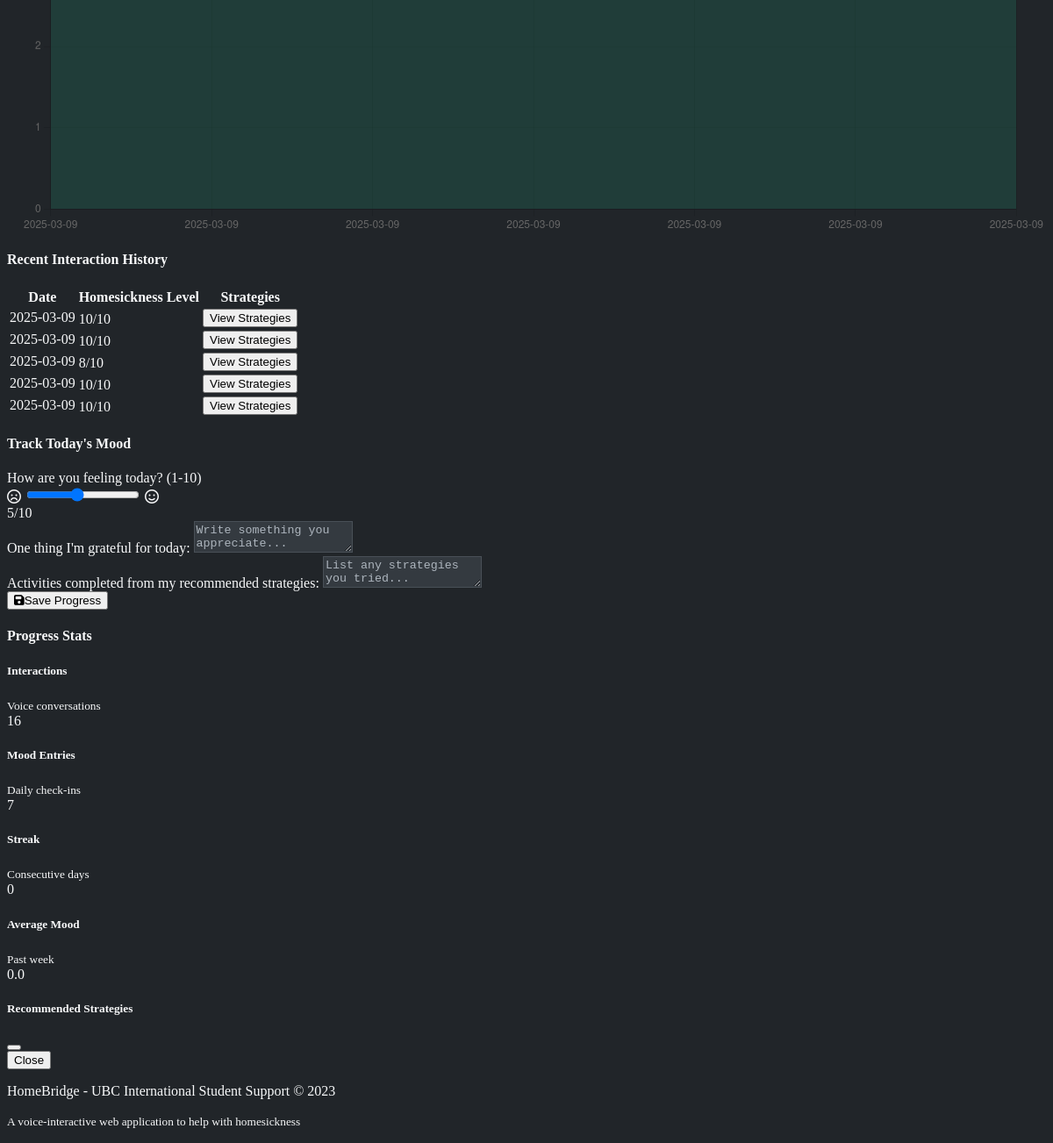
/progress (lower part), run on an earlier commit of the app's database.
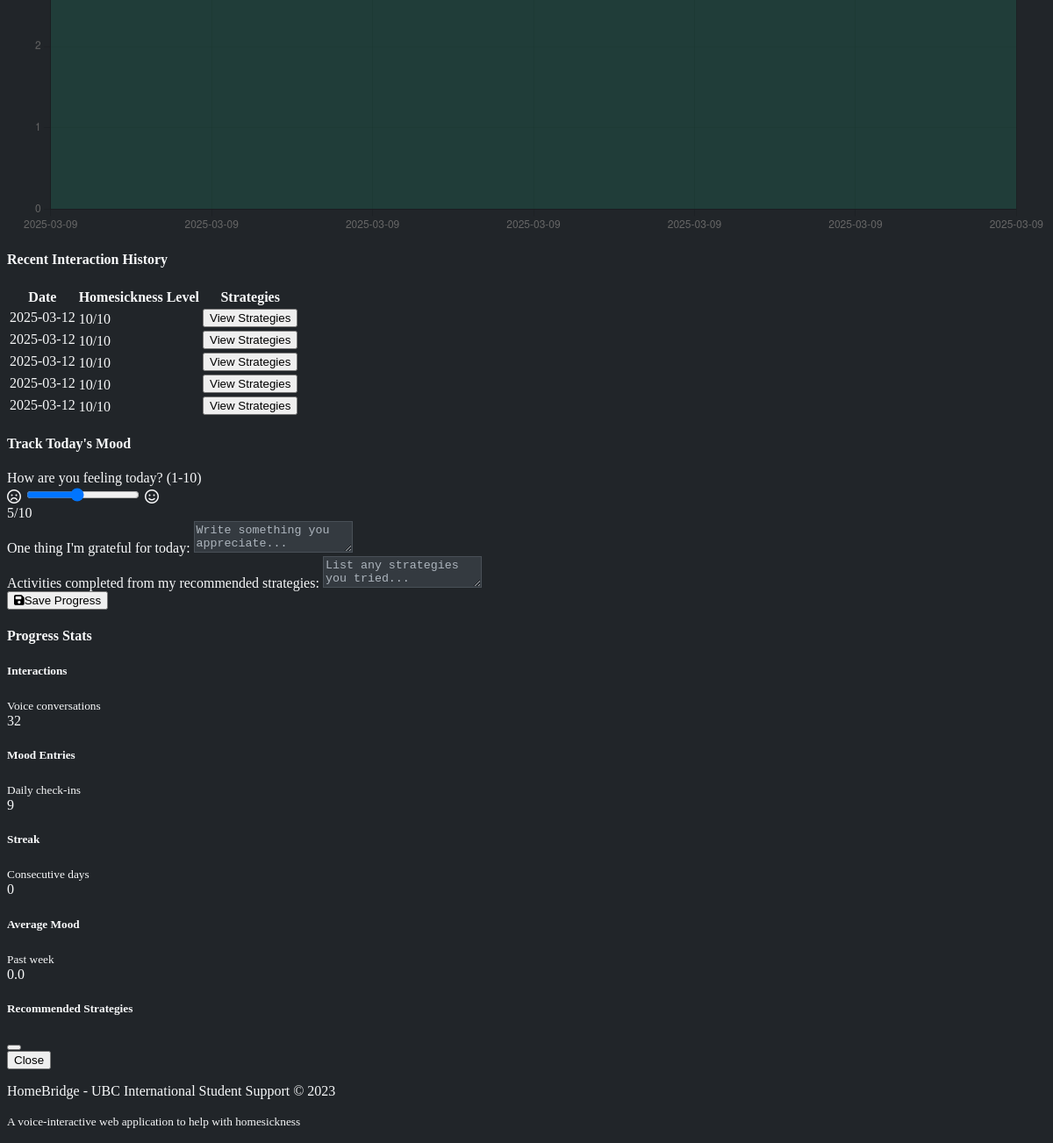
And on a later commit of the database.
### models.py (models this page shows)
class Interaction(db.Model):
    id = db.Column(db.Integer, primary_key=True)
    user_id = db.Column(db.Integer, db.ForeignKey('user.id'), nullable=False)
    transcript = db.Column(db.Text, nullable=False)
    sentiment_score = db.Column(db.Float)
    homesickness_level = db.Column(db.Integer)  # Scale 1-10
    recommended_strategies = db.Column(db.Text)
    timestamp = db.Column(db.DateTime, default=datetime.utcnow)

### routes.py (the view)
@app.route('/progress')
def progress():
    logs = ProgressLog.query.filter_by(user_id=DEMO_USER_ID).order_by(ProgressLog.timestamp.desc()).all()
    interactions = Interaction.query.filter_by(user_id=DEMO_USER_ID).order_by(Interaction.timestamp.desc()).all()
    dates = []
    mood_ratings = []
    homesickness_levels = []
    for log in logs:
        dates.append(log.timestamp.strftime('%Y-%m-%d'))
        mood_ratings.append(log.mood_rating)
    for interaction in interactions:
        if interaction.homesickness_level:
            dates.append(interaction.timestamp.strftime('%Y-%m-%d'))
            homesickness_levels.append(interaction.homesickness_level)
    return render_template('progress.html',
                           logs=logs,
                           interactions=interactions,
                           dates=json.dumps(dates),
                           mood_ratings=json.dumps(mood_ratings),
                           homesickness_levels=json.dumps(homesickness_levels))

### templates/progress.html (shortened to what this page needs)
{% extends 'layout.html' %}
{% block content %}
<div class="row mb-4">
    <div class="col-md-8">
        <div class="card bg-dark shadow mb-4">
            <div class="card-body">
                <canvas id="progressChart" height="250"></canvas>
            </div>
        </div>
        <div class="card bg-dark shadow">
            <div class="card-header">
                <h4 class="mb-0">Recent Interaction History</h4>
            </div>
            <div class="card-body">
                <div class="table-responsive">
                    <table class="table table-hover">
                        <thead>
                            <tr>
                                <th>Date</th>
                                <th>Homesickness Level</th>
                                <th>Strategies</th>
                            </tr>
                        </thead>
                        <tbody>
                            {% if interactions %}
                                {% for interaction in interactions[:5] %}
                                <tr>
                                    <td>{{ interaction.timestamp.strftime('%Y-%m-%d') }}</td>
                                    <td>
                                        {% if interaction.homesickness_level %}
                                            <div class="progress" style="height: 15px;">
                                                <div class="progress-bar bg-info" role="progressbar"
                                                     style="width: {{ interaction.homesickness_level * 10 }}%;"
                                                     aria-valuenow="{{ interaction.homesickness_level }}"
                                                     aria-valuemin="0"
                                                     aria-valuemax="10">{{ interaction.homesickness_level }}/10</div>
                                            </div>
                                        {% else %}
                                            <span class="text-muted">Not assessed</span>
                                        {% endif %}
                                    </td>
                                    <td>
                                        {% if interaction.recommended_strategies %}
                                            <button class="btn btn-sm btn-outline-info view-strategies-btn"
                                                    data-bs-toggle="modal"
                                                    data-bs-target="#strategiesModal"
                                                    data-strategies="{{ interaction.recommended_strategies }}">
                                                View Strategies
                                            </button>
                                        {% else %}
                                            <span class="text-muted">None</span>
                                        {% endif %}
                                    </td>
                                </tr>
                                {% endfor %}
                            {% else %}
                                <tr>
                                    <td colspan="3" class="text-center text-muted">No interaction history yet</td>
                                </tr>
                            {% endif %}
                        </tbody>
                    </table>
                </div>
            </div>
        </div>
    </div>
    <div class="col-md-4">
        <div class="card bg-dark shadow mb-4">
            <div class="card-header">
                <h4 class="mb-0">Track Today's Mood</h4>
            </div>
            <div class="card-body">
                <form action="{{ url_for('add_progress_log') }}" method="POST">
                    <div class="mb-3">
                        <label for="mood_rating" class="form-label">How are you feeling today? (1-10)</label>
                        <div class="d-flex align-items-center">
                            <span class="me-2"><i class="far fa-frown text-danger"></i></span>
                            <input type="range" class="form-range flex-grow-1" min="1" max="10" step="1" id="mood_rating" name="mood_rating" value="5">
                            <span class="ms-2"><i class="far fa-smile text-success"></i></span>
                        </div>
                        <div class="text-center mt-1">
                            <span id="mood_value">5</span>/10
                        </div>
                    </div>
                    <div class="mb-3">
                        <label for="gratitude_entry" class="form-label">One thing I'm grateful for today:</label>
                        <textarea class="form-control" id="gratitude_entry" name="gratitude_entry" rows="2" placeholder="Write something you appreciate..."></textarea>
                    </div>
                    <div class="mb-3">
                        <label for="activities_completed" class="form-label">Activities completed from my recommended strategies:</label>
                        <textarea class="form-control" id="activities_completed" name="activities_completed" rows="2" placeholder="List any strategies you tried..."></textarea>
                    </div>
                    <div class="d-grid">
                        <button type="submit" class="btn btn-info">
                            <i class="fas fa-save me-2"></i>Save Progress
                        </button>
                    </div>
                </form>
            </div>
        </div>
        <div class="card bg-dark shadow">
            <div class="card-header">
                <h4 class="mb-0">Progress Stats</h4>
            </div>
            <div class="card-body">
                <div class="stats-item d-flex justify-content-between align-items-center mb-3 p-3 rounded bg-dark-subtle">
                    <div>
                        <h5 class="mb-0">Interactions</h5>
                        <small class="text-muted">Voice conversations</small>
                    </div>
                    <span class="badge bg-info rounded-pill fs-5">{{ interactions|length if interactions else 0 }}</span>
                </div>
                <div class="stats-item d-flex justify-content-between align-items-center mb-3 p-3 rounded bg-dark-subtle">
                    <div>
                        <h5 class="mb-0">Mood Entries</h5>
                        <small class="text-muted">Daily check-ins</small>
                    </div>
                    <span class="badge bg-info rounded-pill fs-5">{{ logs|length if logs else 0 }}</span>
                </div>
                <div class="stats-item d-flex justify-content-between align-items-center mb-3 p-3 rounded bg-dark-subtle">
                    <div>
                        <h5 class="mb-0">Streak</h5>
                        <small class="text-muted">Consecutive days</small>
                    </div>
                    <span class="badge bg-info rounded-pill fs-5">{{ 0 }}</span>
                </div>
                <div class="stats-item d-flex justify-content-between align-items-center p-3 rounded bg-dark-subtle">
                    <div>
                        <h5 class="mb-0">Average Mood</h5>
                        <small class="text-muted">Past week</small>
                    </div>
                    <span class="badge bg-info rounded-pill fs-5">
                        {% if logs|length > 0 %}
                            {% set total = 0 %}
                            {% for log in logs[:7] %}
                                {% set total = total + log.mood_rating %}
                            {% endfor %}
                            {{ (total / logs[:7]|length)|round(1) }}
                        {% else %}
                            -
                        {% endif %}
                    </span>
                </div>
            </div>
        </div>
    </div>
</div>
<div class="modal fade" id="strategiesModal" tabindex="-1" aria-labelledby="strategiesModalLabel" aria-hidden="true">
    <div class="modal-dialog">
        <div class="modal-content">
            <div class="modal-header">
                <h5 class="modal-title" id="strategiesModalLabel">Recommended Strategies</h5>
                <button type="button" class="btn-close" data-bs-dismiss="modal" aria-label="Close"></button>
            </div>
            <div class="modal-footer">
                <button type="button" class="btn btn-secondary" data-bs-dismiss="modal">Close</button>
            </div>
        </div>
    </div>
</div>
{% endblock %}

### templates/layout.html (shortened to what this page needs)
<!DOCTYPE html>
<html lang="en" data-bs-theme="dark">
<head>
    <link rel="stylesheet" href="https://cdn.replit.com/agent/bootstrap-agent-dark-theme.min.css">
    <link rel="stylesheet" href="{{ url_for('static', filename='css/style.css') }}">
    <link rel="stylesheet" href="https://cdnjs.cloudflare.com/ajax/libs/font-awesome/6.4.0/css/all.min.css">
</head>
<body>
    <div class="container mb-5">
        {% block content %}{% endblock %}
    </div>
    <footer class="py-4 bg-dark mt-5">
        <div class="container text-center">
            <p class="text-muted mb-0">
                HomeBridge - UBC International Student Support &copy; 2023
            </p>
            <p class="text-muted mb-0">
                <small>A voice-interactive web application to help with homesickness</small>
            </p>
        </div>
    </footer>
</body>
</html>

### static/css/style.css (style rules this page uses)
:root { --transition-speed: 0.3s; }
body { transition: opacity 0.5s ease; background-color: #212529; color: #f8f9fa; }
.fade-in { opacity: 1; }
.stats-item { transition: transform var(--transition-speed) ease; }
input[type="text"], textarea { background-color: #343a40 !important; color: #f8f9fa !important; border: 1px solid #495057; }
::placeholder { color: #adb5bd !important; opacity: 1; }

What changed in the data, as far as the page shows it:
no longer on this page (row unchanged): Interaction: timestamp "2025-03-09", homesickness_level "10"
no longer on this page (row unchanged): Interaction: timestamp "2025-03-09", homesickness_level "10"
no longer on this page (row unchanged): Interaction: timestamp "2025-03-09", homesickness_level "8"
no longer on this page (row unchanged): Interaction: timestamp "2025-03-09", homesickness_level "10"
no longer on this page (row unchanged): Interaction: timestamp "2025-03-09", homesickness_level "10"
added Interaction: timestamp "2025-03-12", homesickness_level "10"
added Interaction: timestamp "2025-03-12", homesickness_level "10"
added Interaction: timestamp "2025-03-12", homesickness_level "10"
added Interaction: timestamp "2025-03-12", homesickness_level "10"
added Interaction: timestamp "2025-03-12", homesickness_level "10"
Also different on the page:
{{ interactions|length if interactions else 0 }}: "16" → "32"
{{ logs|length if logs else 0 }}: "7" → "9"
